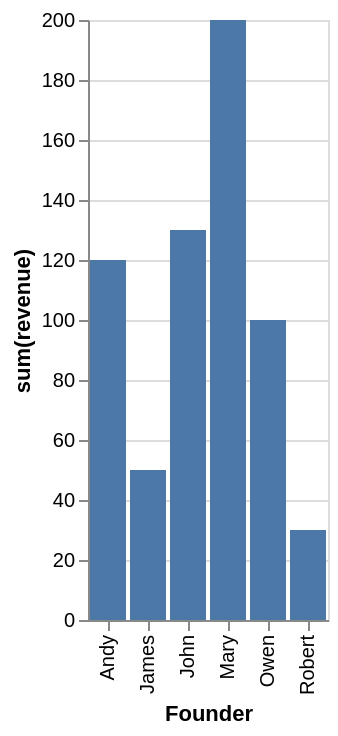

The specification (Vega-Lite) saved for this image:
### Vega-Lite specification from a JSON file in a GitHub repository (floating-point values rounded to 4 significant figures)
{"data": {"values": [{"x_data": "Andy", "y_data": 120}, {"x_data": "James", "y_data": 50}, {"x_data": "John", "y_data": 130}, {"x_data": "Mary", "y_data": 200}, {"x_data": "Owen", "y_data": 100}, {"x_data": "Robert", "y_data": 30}]}, "mark": "bar", "encoding": {"x": {"field": "x_data", "type": "nominal", "title": "Founder", "sort": "ascending"}, "y": {"field": "y_data", "type": "quantitative", "title": "sum(revenue)"}}}
